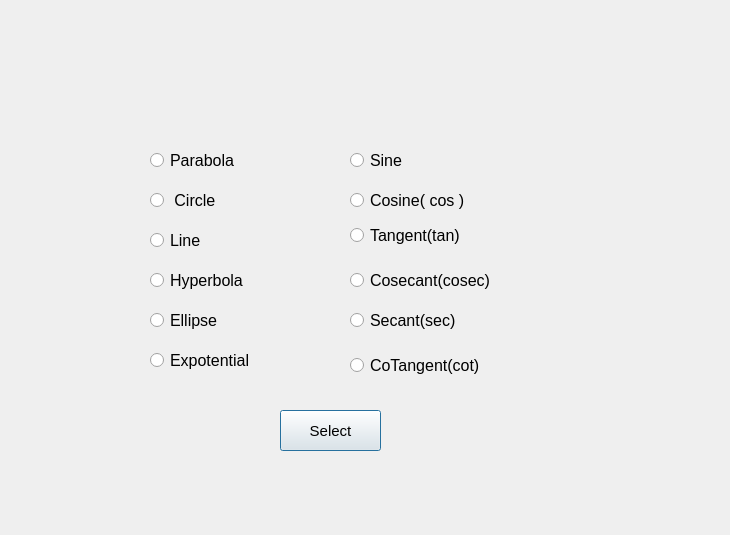
<?xml version="1.0" encoding="UTF-8"?>
<ui version="4.0">
 <class>Dialog2</class>
 <widget class="QDialog" name="Dialog2">
  <property name="geometry">
   <rect>
    <x>0</x>
    <y>0</y>
    <width>730</width>
    <height>535</height>
   </rect>
  </property>
  <property name="windowTitle">
   <string>Dialog</string>
  </property>
  <widget class="QRadioButton" name="radioButton">
   <property name="geometry">
    <rect>
     <x>150</x>
     <y>150</y>
     <width>121</width>
     <height>20</height>
    </rect>
   </property>
   <property name="font">
    <font>
     <pointsize>12</pointsize>
    </font>
   </property>
   <property name="text">
    <string>Parabola</string>
   </property>
  </widget>
  <widget class="QRadioButton" name="radioButton_2">
   <property name="geometry">
    <rect>
     <x>150</x>
     <y>190</y>
     <width>95</width>
     <height>20</height>
    </rect>
   </property>
   <property name="font">
    <font>
     <pointsize>12</pointsize>
    </font>
   </property>
   <property name="text">
    <string> Circle</string>
   </property>
  </widget>
  <widget class="QPushButton" name="select_btn">
   <property name="geometry">
    <rect>
     <x>280</x>
     <y>410</y>
     <width>101</width>
     <height>41</height>
    </rect>
   </property>
   <property name="font">
    <font>
     <pointsize>11</pointsize>
    </font>
   </property>
   <property name="text">
    <string>Select</string>
   </property>
  </widget>
  <widget class="QRadioButton" name="radioButton_3">
   <property name="geometry">
    <rect>
     <x>150</x>
     <y>230</y>
     <width>95</width>
     <height>20</height>
    </rect>
   </property>
   <property name="font">
    <font>
     <pointsize>12</pointsize>
    </font>
   </property>
   <property name="text">
    <string>Line</string>
   </property>
  </widget>
  <widget class="QRadioButton" name="radioButton_4">
   <property name="geometry">
    <rect>
     <x>150</x>
     <y>270</y>
     <width>131</width>
     <height>20</height>
    </rect>
   </property>
   <property name="font">
    <font>
     <pointsize>12</pointsize>
    </font>
   </property>
   <property name="text">
    <string>Hyperbola</string>
   </property>
  </widget>
  <widget class="QRadioButton" name="radioButton_5">
   <property name="geometry">
    <rect>
     <x>150</x>
     <y>310</y>
     <width>95</width>
     <height>20</height>
    </rect>
   </property>
   <property name="font">
    <font>
     <pointsize>12</pointsize>
    </font>
   </property>
   <property name="text">
    <string>Ellipse</string>
   </property>
  </widget>
  <widget class="QRadioButton" name="radioButton_6">
   <property name="geometry">
    <rect>
     <x>350</x>
     <y>150</y>
     <width>95</width>
     <height>20</height>
    </rect>
   </property>
   <property name="font">
    <font>
     <pointsize>12</pointsize>
    </font>
   </property>
   <property name="text">
    <string>Sine</string>
   </property>
  </widget>
  <widget class="QRadioButton" name="radioButton_7">
   <property name="geometry">
    <rect>
     <x>350</x>
     <y>190</y>
     <width>181</width>
     <height>20</height>
    </rect>
   </property>
   <property name="font">
    <font>
     <pointsize>12</pointsize>
    </font>
   </property>
   <property name="text">
    <string>Cosine( cos )</string>
   </property>
  </widget>
  <widget class="QRadioButton" name="radioButton_8">
   <property name="geometry">
    <rect>
     <x>350</x>
     <y>220</y>
     <width>161</width>
     <height>31</height>
    </rect>
   </property>
   <property name="font">
    <font>
     <pointsize>12</pointsize>
    </font>
   </property>
   <property name="text">
    <string>Tangent(tan)</string>
   </property>
  </widget>
  <widget class="QRadioButton" name="radioButton_9">
   <property name="geometry">
    <rect>
     <x>350</x>
     <y>270</y>
     <width>181</width>
     <height>20</height>
    </rect>
   </property>
   <property name="font">
    <font>
     <pointsize>12</pointsize>
    </font>
   </property>
   <property name="text">
    <string>Cosecant(cosec)</string>
   </property>
  </widget>
  <widget class="QRadioButton" name="radioButton_10">
   <property name="geometry">
    <rect>
     <x>350</x>
     <y>310</y>
     <width>181</width>
     <height>20</height>
    </rect>
   </property>
   <property name="font">
    <font>
     <pointsize>12</pointsize>
    </font>
   </property>
   <property name="text">
    <string>Secant(sec)</string>
   </property>
  </widget>
  <widget class="QRadioButton" name="radioButton_11">
   <property name="geometry">
    <rect>
     <x>350</x>
     <y>350</y>
     <width>191</width>
     <height>31</height>
    </rect>
   </property>
   <property name="font">
    <font>
     <pointsize>12</pointsize>
    </font>
   </property>
   <property name="text">
    <string>CoTangent(cot)</string>
   </property>
  </widget>
  <widget class="QRadioButton" name="radioButton_12">
   <property name="geometry">
    <rect>
     <x>150</x>
     <y>350</y>
     <width>131</width>
     <height>20</height>
    </rect>
   </property>
   <property name="font">
    <font>
     <pointsize>12</pointsize>
    </font>
   </property>
   <property name="text">
    <string>Expotential</string>
   </property>
  </widget>
 </widget>
 <resources/>
 <connections/>
</ui>
